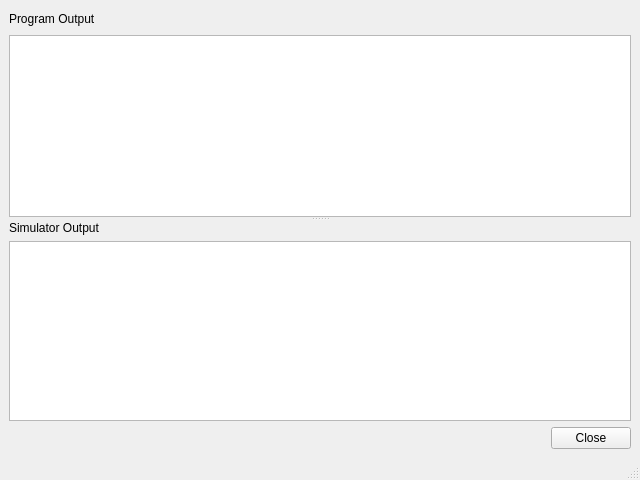
<?xml version="1.0" encoding="UTF-8"?>
<ui version="4.0">
 <class>OutputWindow</class>
 <widget class="QMainWindow" name="OutputWindow">
  <property name="geometry">
   <rect>
    <x>0</x>
    <y>0</y>
    <width>640</width>
    <height>480</height>
   </rect>
  </property>
  <property name="windowTitle">
   <string>MainWindow</string>
  </property>
  <widget class="QWidget" name="centralwidget">
   <layout class="QVBoxLayout" name="verticalLayout">
    <item>
     <widget class="QSplitter" name="splitter">
      <property name="orientation">
       <enum>Qt::Vertical</enum>
      </property>
      <widget class="QWidget" name="gridLayoutWidget">
       <layout class="QGridLayout" name="gridLayout_3">
        <item row="0" column="1">
         <spacer name="horizontalSpacer">
          <property name="orientation">
           <enum>Qt::Horizontal</enum>
          </property>
          <property name="sizeHint" stdset="0">
           <size>
            <width>40</width>
            <height>20</height>
           </size>
          </property>
         </spacer>
        </item>
        <item row="0" column="0">
         <widget class="QLabel" name="lbl_prog_output">
          <property name="maximumSize">
           <size>
            <width>16777215</width>
            <height>20</height>
           </size>
          </property>
          <property name="text">
           <string>Program Output</string>
          </property>
         </widget>
        </item>
        <item row="0" column="2">
         <spacer name="horizontalSpacer_4">
          <property name="orientation">
           <enum>Qt::Horizontal</enum>
          </property>
          <property name="sizeHint" stdset="0">
           <size>
            <width>40</width>
            <height>20</height>
           </size>
          </property>
         </spacer>
        </item>
        <item row="2" column="0" colspan="3">
         <widget class="QTextEdit" name="txt_prog_output">
          <property name="sizePolicy">
           <sizepolicy hsizetype="Preferred" vsizetype="Preferred">
            <horstretch>0</horstretch>
            <verstretch>0</verstretch>
           </sizepolicy>
          </property>
          <property name="sizeIncrement">
           <size>
            <width>0</width>
            <height>0</height>
           </size>
          </property>
          <property name="font">
           <font>
            <family>Courier</family>
           </font>
          </property>
          <property name="textInteractionFlags">
           <set>Qt::TextSelectableByKeyboard|Qt::TextSelectableByMouse</set>
          </property>
         </widget>
        </item>
       </layout>
      </widget>
      <widget class="QWidget" name="gridLayoutWidget_2">
       <layout class="QGridLayout" name="gridLayout_2">
        <item row="0" column="0">
         <widget class="QLabel" name="lbl_sim_output">
          <property name="text">
           <string>Simulator Output</string>
          </property>
         </widget>
        </item>
        <item row="1" column="0" colspan="3">
         <widget class="QTextEdit" name="txt_sim_output">
          <property name="font">
           <font>
            <family>Courier</family>
           </font>
          </property>
          <property name="readOnly">
           <bool>true</bool>
          </property>
         </widget>
        </item>
        <item row="2" column="0">
         <spacer name="horizontalSpacer_2">
          <property name="orientation">
           <enum>Qt::Horizontal</enum>
          </property>
          <property name="sizeHint" stdset="0">
           <size>
            <width>40</width>
            <height>20</height>
           </size>
          </property>
         </spacer>
        </item>
        <item row="2" column="1">
         <spacer name="horizontalSpacer_3">
          <property name="orientation">
           <enum>Qt::Horizontal</enum>
          </property>
          <property name="sizeHint" stdset="0">
           <size>
            <width>40</width>
            <height>20</height>
           </size>
          </property>
         </spacer>
        </item>
        <item row="2" column="2">
         <widget class="QPushButton" name="btn_close">
          <property name="text">
           <string>Close</string>
          </property>
         </widget>
        </item>
       </layout>
      </widget>
     </widget>
    </item>
   </layout>
  </widget>
  <widget class="QMenuBar" name="menubar">
   <property name="geometry">
    <rect>
     <x>0</x>
     <y>0</y>
     <width>640</width>
     <height>20</height>
    </rect>
   </property>
  </widget>
  <widget class="QStatusBar" name="statusbar"/>
 </widget>
 <resources/>
 <connections/>
</ui>
